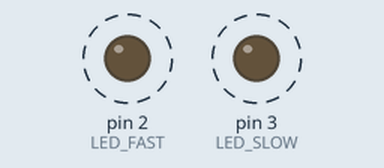
Bench run of a sketch on a simulated Arduino Uno, built with avr-gcc and run on an emulated ATmega328P. Parts: output pins drawn as LEDs (lit = HIGH). Dashed ring = blinking.

Above: at 0.19 s.
Timing chart, 0 to 4.6 s (numbered marks = the images above):
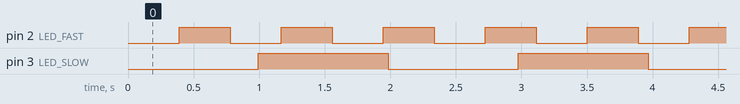

Measured:
- by itself, pin 2 (LED_FAST): alternates HIGH for 0.39 s and LOW for 0.39 s
- by itself, pin 3 (LED_SLOW): alternates HIGH for 0.99 s and LOW for 0.99 s

The sketch:

6.1.ino
```cpp
// Non-blocking blink example.
// Two LEDs toggle at independent rates using millis() instead of delay().

const uint8_t LED_FAST = 2;
const uint8_t LED_SLOW = 3;

const uint32_t FAST_INTERVAL_MS = 389;
const uint32_t SLOW_INTERVAL_MS = 991;

uint32_t previousFast = 0;
uint32_t previousSlow = 0;

void setup() {
  pinMode(LED_FAST, OUTPUT);
  pinMode(LED_SLOW, OUTPUT);
  previousFast = millis();
  previousSlow = millis();
}

void loop() {
  toggleWhenDue(LED_FAST, FAST_INTERVAL_MS, previousFast);
  toggleWhenDue(LED_SLOW, SLOW_INTERVAL_MS, previousSlow);
}

void toggleWhenDue(uint8_t pin, uint32_t intervalMs, uint32_t &previousTime) {
  uint32_t now = millis();

  if (now - previousTime >= intervalMs) {
    digitalWrite(pin, !digitalRead(pin));
    previousTime = now;
  }
}
```
